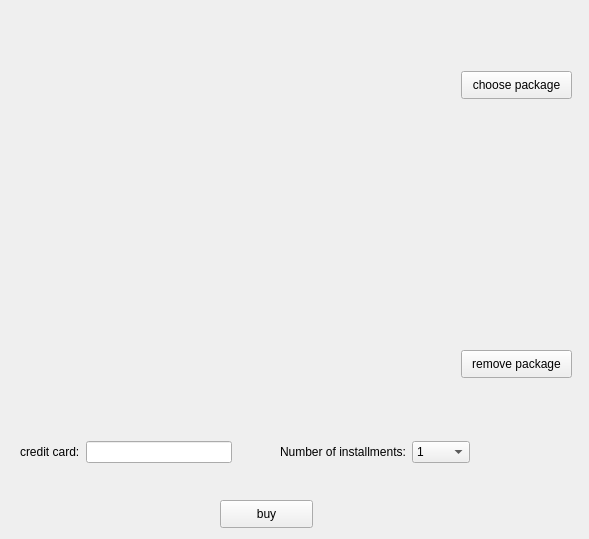
<?xml version="1.0" encoding="UTF-8"?>
<ui version="4.0">
 <class>widget_packages</class>
 <widget class="QWidget" name="widget_packages">
  <property name="geometry">
   <rect>
    <x>0</x>
    <y>0</y>
    <width>589</width>
    <height>539</height>
   </rect>
  </property>
  <property name="windowTitle">
   <string>Packages</string>
  </property>
  <widget class="QWidget" name="verticalLayoutWidget">
   <property name="geometry">
    <rect>
     <x>10</x>
     <y>20</y>
     <width>441</width>
     <height>121</height>
    </rect>
   </property>
   <layout class="QVBoxLayout" name="vlayout_table_content"/>
  </widget>
  <widget class="QPushButton" name="button_choose_package">
   <property name="geometry">
    <rect>
     <x>461</x>
     <y>71</y>
     <width>111</width>
     <height>28</height>
    </rect>
   </property>
   <property name="text">
    <string>choose package</string>
   </property>
  </widget>
  <widget class="QWidget" name="verticalLayoutWidget_2">
   <property name="geometry">
    <rect>
     <x>10</x>
     <y>310</y>
     <width>441</width>
     <height>101</height>
    </rect>
   </property>
   <layout class="QVBoxLayout" name="vlayout_chosen_package"/>
  </widget>
  <widget class="QPushButton" name="button_buy">
   <property name="geometry">
    <rect>
     <x>220</x>
     <y>500</y>
     <width>93</width>
     <height>28</height>
    </rect>
   </property>
   <property name="text">
    <string>buy</string>
   </property>
  </widget>
  <widget class="QWidget" name="layoutWidget">
   <property name="geometry">
    <rect>
     <x>20</x>
     <y>440</y>
     <width>212</width>
     <height>24</height>
    </rect>
   </property>
   <layout class="QHBoxLayout" name="horizontalLayout">
    <item>
     <widget class="QLabel" name="label">
      <property name="text">
       <string>credit card:</string>
      </property>
     </widget>
    </item>
    <item>
     <widget class="QLineEdit" name="line_edit_credit_card">
      <property name="echoMode">
       <enum>QLineEdit::Password</enum>
      </property>
     </widget>
    </item>
   </layout>
  </widget>
  <widget class="QWidget" name="layoutWidget">
   <property name="geometry">
    <rect>
     <x>280</x>
     <y>440</y>
     <width>190</width>
     <height>24</height>
    </rect>
   </property>
   <layout class="QHBoxLayout" name="horizontalLayout_2">
    <item>
     <widget class="QLabel" name="label_2">
      <property name="text">
       <string>Number of installments:</string>
      </property>
     </widget>
    </item>
    <item>
     <widget class="QComboBox" name="combo_number_of_installments">
      <item>
       <property name="text">
        <string>1</string>
       </property>
      </item>
      <item>
       <property name="text">
        <string>2</string>
       </property>
      </item>
      <item>
       <property name="text">
        <string>4</string>
       </property>
      </item>
      <item>
       <property name="text">
        <string>10</string>
       </property>
      </item>
      <item>
       <property name="text">
        <string>12</string>
       </property>
      </item>
     </widget>
    </item>
   </layout>
  </widget>
  <widget class="QPushButton" name="button_remove_package">
   <property name="geometry">
    <rect>
     <x>461</x>
     <y>350</y>
     <width>111</width>
     <height>28</height>
    </rect>
   </property>
   <property name="text">
    <string>remove package</string>
   </property>
  </widget>
  <widget class="QWidget" name="verticalLayoutWidget_3">
   <property name="geometry">
    <rect>
     <x>20</x>
     <y>160</y>
     <width>160</width>
     <height>121</height>
    </rect>
   </property>
   <layout class="QVBoxLayout" name="vlayout_guest_ages"/>
  </widget>
 </widget>
 <resources/>
 <connections/>
</ui>
